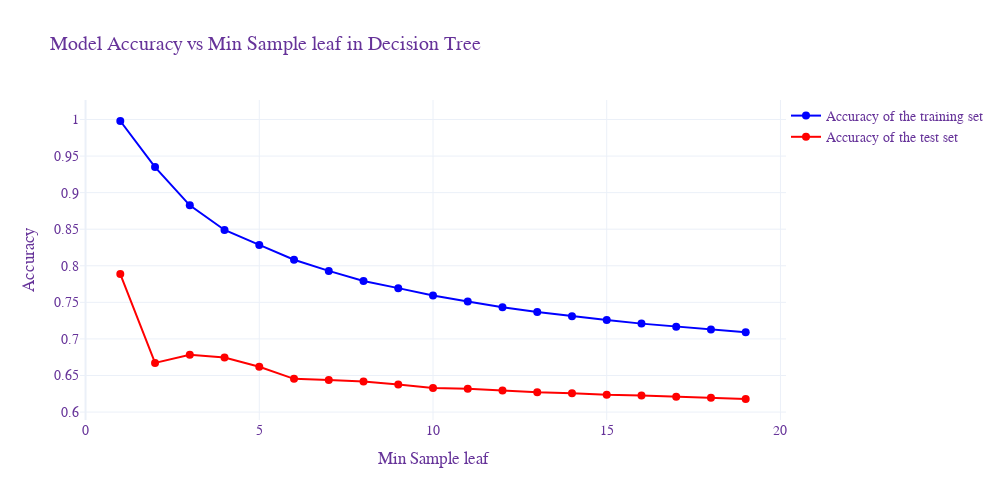

The cell this chart's notebook holds for it:
### Code cell
# Create the interactive line chart
fig = go.Figure()

fig.add_trace(go.Scatter(
    x=list(min_sample_leaf),
    y=training_accuracy_leaf ,
    mode='lines+markers',
    name='Accuracy of the training set',
    line=dict(color='blue', width=2),
    marker=dict(size=8, symbol='circle', color='blue'),
    hovertemplate='Min Sample leaf: %{x}<br>Training Accuracy: %{y:.2f}'
))

fig.add_trace(go.Scatter(
    x=list(min_sample_leaf ),
    y=test_accuracy_leaf,
    mode='lines+markers',
    name='Accuracy of the test set',
    line=dict(color='red', width=2),
    marker=dict(size=8, symbol='circle', color='red'),
    hovertemplate='Min Sample leaf: %{x}<br>Test Accuracy: %{y:.2f}'
))

fig.update_layout(
    title='Model Accuracy vs Min Sample leaf in Decision Tree',
    xaxis_title='Min Sample leaf',
    yaxis_title='Accuracy',
    legend=dict(
        x=1,
        y=1,
        bgcolor='rgba(255, 255, 255, 0)',
        bordercolor='rgba(255, 255, 255, 0)'
    ),
    template='plotly_white',
    font=dict(
        family="Arial, monospace",
        size=14,
        color="RebeccaPurple"
    ),
    hovermode='x unified',
    width=1000,
    height=500
)

# Show the interactive plot
fig.show()

### Figure 1 — Plotly figure (JSON) as saved in the notebook; plotly's stock layout.template omitted (floating-point values rounded to 4 significant figures)
{"data": [{"hovertemplate": "Min Sample leaf: %{x}<br>Training Accuracy: %{y:.2f}", "line": {"color": "blue", "width": 2}, "marker": {"color": "blue", "size": 8, "symbol": "circle"}, "mode": "lines+markers", "name": "Accuracy of the training set", "type": "scatter", "x": [1, 2, 3, 4, 5, 6, 7, 8, 9, 10, 11, 12, 13, 14, 15, 16, 17, 18, 19], "y": [0.9979, 0.9349, 0.8826, 0.849, 0.8285, 0.8082, 0.793, 0.7793, 0.7694, 0.7594, 0.7512, 0.7432, 0.7367, 0.731, 0.7257, 0.7209, 0.7168, 0.713, 0.709]}, {"hovertemplate": "Min Sample leaf: %{x}<br>Test Accuracy: %{y:.2f}", "line": {"color": "red", "width": 2}, "marker": {"color": "red", "size": 8, "symbol": "circle"}, "mode": "lines+markers", "name": "Accuracy of the test set", "type": "scatter", "x": [1, 2, 3, 4, 5, 6, 7, 8, 9, 10, 11, 12, 13, 14, 15, 16, 17, 18, 19], "y": [0.7886, 0.6672, 0.6785, 0.6745, 0.662, 0.6454, 0.6439, 0.6416, 0.6377, 0.6328, 0.632, 0.6295, 0.6269, 0.6259, 0.6236, 0.6225, 0.6211, 0.6197, 0.6179]}], "layout": {"font": {"color": "RebeccaPurple", "family": "Arial, monospace", "size": 14}, "height": 500, "hovermode": "x unified", "legend": {"bgcolor": "rgba(255, 255, 255, 0)", "bordercolor": "rgba(255, 255, 255, 0)", "x": 1, "y": 1}, "title": {"text": "Model Accuracy vs Min Sample leaf in Decision Tree"}, "width": 1000, "xaxis": {"title": {"text": "Min Sample leaf"}}, "yaxis": {"title": {"text": "Accuracy"}}}}
